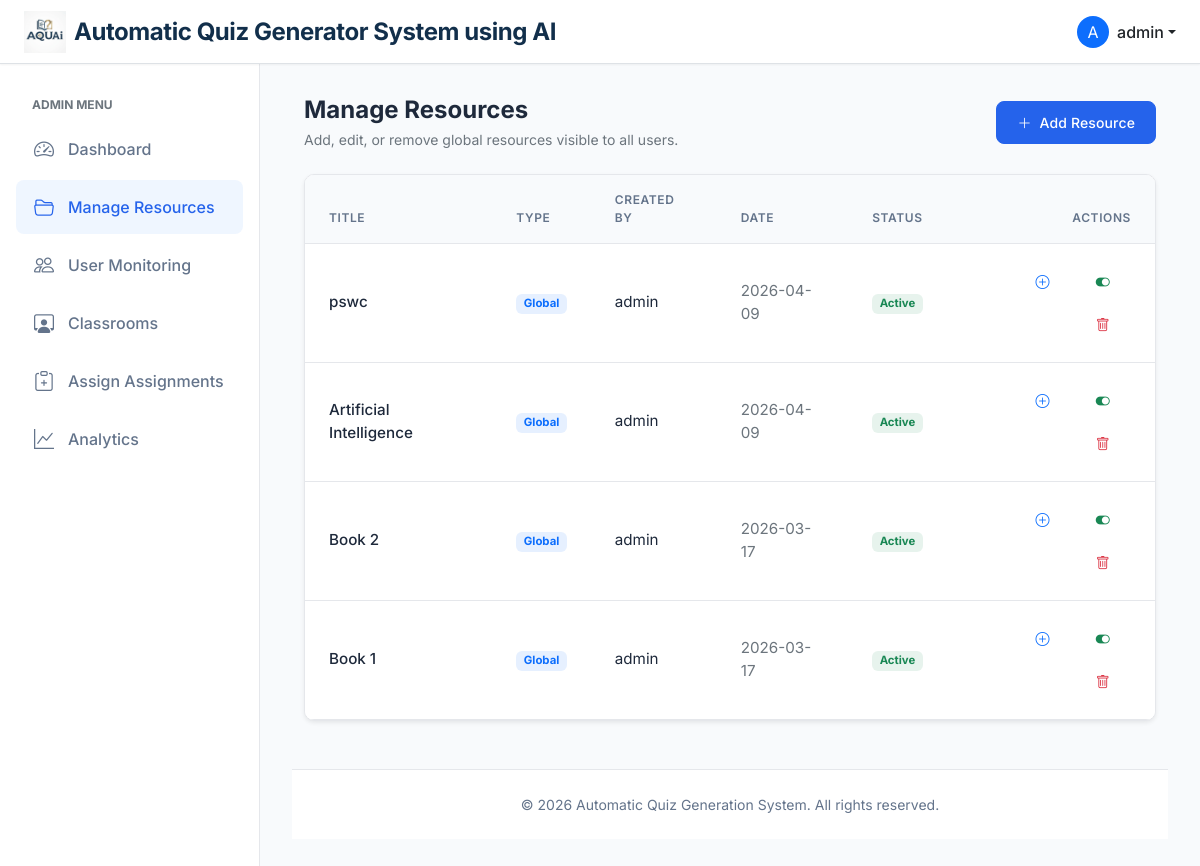
Screenshot of /admin/resources (signed in) with the database file from the repository.
### app/models.py (models this page shows, shortened)
class User(UserMixin, db.Model):
    __tablename__ = "user"
    id = db.Column(db.Integer, primary_key=True)
    username = db.Column(db.String(64), index=True, unique=True)
    email = db.Column(db.String(120), index=True, unique=True)
    password_hash = db.Column(db.String(128))
    role = db.Column(db.String(20), default='user')  # 'admin' or 'user'
    is_flagged = db.Column(db.Boolean, default=False)
    resources = db.relationship('Resource', back_populates='author', cascade="all, delete-orphan")
    quizzes = db.relationship('Quiz', back_populates='user', cascade="all, delete-orphan")
    attempts = db.relationship('QuizAttempt', back_populates='user', cascade="all, delete-orphan")

class Resource(db.Model):
    __tablename__ = "resource"
    id = db.Column(db.Integer, primary_key=True)
    title = db.Column(db.String(100), nullable=False)
    description = db.Column(db.Text)
    content = db.Column(db.Text)
    file_name = db.Column(db.String(255))
    resource_type = db.Column(db.String(20), default='user_upload')
    created_by = db.Column(db.Integer, db.ForeignKey('user.id'))
    created_at = db.Column(db.DateTime, default=db.func.current_timestamp())
    is_active = db.Column(db.Boolean, default=True)
    author = db.relationship('User', back_populates='resources')
    topics = db.relationship('ResourceTopic', back_populates='resource', cascade="all, delete-orphan")
    questions = db.relationship('GeneratedQuestion', back_populates='resource', cascade="all, delete-orphan")
    quizzes = db.relationship('Quiz', back_populates='resource', cascade="all, delete-orphan")

### app/admin/routes.py (the view)
@admin_bp.route('/resources')
@login_required
def resources():
    if current_user.role != 'admin':
        return redirect(url_for('user.dashboard'))
    resources = Resource.query.filter_by(resource_type='admin_default').order_by(Resource.created_at.desc()).all()
    return render_template('admin/resources.html', title='Manage Resources', resources=resources)

### app/models.py (called while the page is built)
@login_manager.user_loader
def load_user(id):
    return User.query.get(int(id))

### app/templates/admin/resources.html (shortened to what this page needs)
{% extends "base.html" %}
{% block content %}
<div class="d-flex justify-content-between align-items-center mb-4">
    <div>
        <h4 class="fw-bold mb-1">Manage Resources</h4>
        <p class="text-secondary small mb-0">Add, edit, or remove global resources visible to all users.</p>
    </div>
    <button class="btn btn-primary btn-sm" data-bs-toggle="modal" data-bs-target="#addResourceModal">
        <i class="bi bi-plus-lg me-1"></i> Add Resource
    </button>
</div>
<div class="card shadow-sm">
    <div class="card-body p-0">
        <div class="table-responsive">
            <table class="table table-hover mb-0">
                <thead class="bg-light">
                    <tr>
                        <th class="ps-4">Title</th>
                        <th>Type</th>
                        <th>Created By</th>
                        <th>Date</th>
                        <th>Status</th>
                        <th class="text-end pe-4">Actions</th>
                    </tr>
                </thead>
                <tbody>
                    {% for resource in resources %}
                    <tr>
                        <td class="ps-4 fw-medium">{{ resource.title }}</td>
                        <td>
                            {% if resource.resource_type == 'admin_default' %}
                            <span class="badge bg-primary bg-opacity-10 text-primary">Global</span>
                            {% else %}
                            <span class="badge bg-secondary bg-opacity-10 text-secondary">User Upload</span>
                            {% endif %}
                        </td>
                        <td>{{ resource.author.username }}</td>
                        <td class="text-secondary small">{{ resource.created_at.strftime('%Y-%m-%d') }}</td>
                        <td>
                            {% if resource.is_active %}
                            <span class="badge bg-success bg-opacity-10 text-success">Active</span>
                            {% else %}
                            <span class="badge bg-danger bg-opacity-10 text-danger">Inactive</span>
                            {% endif %}
                        </td>
                        <td class="text-end pe-4">
                            <button class="btn btn-sm btn-link text-primary" data-bs-toggle="modal" data-bs-target="#assignModal{{ resource.id }}" title="Create Assignment">
                                <i class="bi bi-plus-circle"></i>
                            </button>
                            <form action="{{ url_for('admin.toggle_resource', resource_id=resource.id) }}" method="post"
                                class="d-inline">
                                <button type="submit" class="btn btn-sm btn-link text-secondary" title="Toggle Status">
                                    <i
                                        class="bi bi-toggle-{{ 'on text-success' if resource.is_active else 'off text-secondary' }}"></i>
                                </button>
                            </form>
                            <form action="{{ url_for('admin.delete_resource', resource_id=resource.id) }}" method="post"
                                class="d-inline" onsubmit="return confirm('Are you sure?');">
                                <button type="submit" class="btn btn-sm btn-link text-danger" title="Delete">
                                    <i class="bi bi-trash"></i>
                                </button>
                            </form>
                        </td>
                    </tr>
                    {% else %}
                    <tr>
                        <td colspan="6" class="text-center py-4 text-secondary">No resources found.</td>
                    </tr>
                    {% endfor %}
                </tbody>
            </table>
        </div>
    </div>
</div>
{% endblock %}

### app/templates/base.html (shortened to what this page needs)
<!doctype html>
<html lang="en">
<head>
  <link href="https://cdn.jsdelivr.net/npm/bootstrap@5.3.0/dist/css/bootstrap.min.css" rel="stylesheet">
  <link href="https://cdn.jsdelivr.net/npm/bootstrap-icons@1.10.0/font/bootstrap-icons.css" rel="stylesheet">
  <link href="{{ url_for('static', filename='css/style.css') }}" rel="stylesheet">
</head>
<body>
  <nav class="navbar navbar-expand-lg navbar-light bg-white fixed-top border-bottom">
    <div class="container-fluid px-4">
      <a class="navbar-brand d-flex align-items-center gap-2" href="{{ url_for('index') }}">
        <img src="{{ url_for('static', filename='images/logo.jpeg') }}" alt="AQUAi Logo" class="app-logo">
        <div class="app-title" style="display: flex; flex-direction: column; line-height: 1;">
          <span class="fw-bold fs-4" style="color: #122f4b;">Automatic Quiz Generator System using AI</span>
        </div>
      </a>
      <div class="d-flex align-items-center ms-auto">
        {% if current_user.is_authenticated %}
        <div class="dropdown">
          <a href="#" class="d-flex align-items-center text-decoration-none dropdown-toggle text-dark"
            id="dropdownUser1" data-bs-toggle="dropdown" aria-expanded="false">
            <div class="bg-primary text-white rounded-circle d-flex align-items-center justify-content-center me-2"
              style="width: 32px; height: 32px;">
              {{ current_user.username[0].upper() }}
            </div>
            <span class="d-none d-sm-inline fw-medium">
              {{ current_user.username }}
            </span>
          </a>
        </div>
        {% endif %}
      </div>
    </div>
  </nav>
  <div class="d-flex">
    {% if current_user.is_authenticated %}
    <nav class="sidebar show">
      <div class="py-2">
        {% if current_user.role == 'admin' %}
        <small class="text-uppercase text-secondary fw-bold px-3 mb-2 d-block" style="font-size: 0.75rem;">
          Admin Menu
        </small>
        <a href="{{ url_for('admin.dashboard') }}"
          class="nav-link {{ 'active' if request.endpoint == 'admin.dashboard' else '' }}">
          <i class="bi bi-speedometer2"></i> Dashboard
        </a>
        <a href="{{ url_for('admin.resources') }}"
          class="nav-link {{ 'active' if request.endpoint == 'admin.resources' else '' }}">
          <i class="bi bi-folder2-open"></i> Manage Resources
        </a>
        <a href="{{ url_for('admin.user_monitoring') }}"
          class="nav-link {{ 'active' if request.endpoint == 'admin.user_monitoring' else '' }}">
          <i class="bi bi-people"></i> User Monitoring
        </a>
        <a href="{{ url_for('admin.list_classrooms') }}"
          class="nav-link {{ 'active' if 'classrooms' in (request.endpoint or '') else '' }}">
          <i class="bi bi-person-workspace"></i> Classrooms
        </a>
        <a href="{{ url_for('admin.list_assignments') }}"
          class="nav-link {{ 'active' if 'assignments' in (request.endpoint or '') else '' }}">
          <i class="bi bi-clipboard-plus"></i> Assign Assignments
        </a>
        <a href="{{ url_for('admin.analytics') }}"
          class="nav-link {{ 'active' if request.endpoint == 'admin.analytics' else '' }}">
          <i class="bi bi-graph-up"></i> Analytics
        </a>
        {% endif %}
      </div>
    </nav>
    {% endif %}
    <main class="main-content {{ 'ms-0' if not current_user.is_authenticated else '' }}"
      style="{{ 'margin-left: 0;' if not current_user.is_authenticated else '' }}">
      <div class="{{ 'container' if not current_user.is_authenticated else 'container-fluid' }}">
        {% block content %}{% endblock %}
      </div>
      <footer class="footer mt-5">
        <div class="container">
          <span>&copy; {{ 2026 }} Automatic Quiz Generation System. All rights reserved.</span>
        </div>
      </footer>
    </main>
  </div>
</body>
</html>

### app/static/css/style.css (style rules this page uses)
:root { --primary-color: #2563eb; --primary-hover: #1d4ed8; --secondary-color: #64748b; --background-color: #f8fafc; --sidebar-width: 260px; --text-color: #1e293b; --card-shadow: 0 1px 3px 0 rgb(0 0 0 / 0.1), 0 1px 2px -1px rgb(0 0 0 / 0.1); --card-hover-shadow: 0 10px 15px -3px rgb(0 0 0 / 0.1), 0 4px 6px -4px rgb(0 0 0 / 0.1); --border-color: #e5e7eb; --transition-speed: 0.2s; --border-radius: 10px; }
body { font-family: 'Inter', system-ui, -apple-system, sans-serif; background-color: var(--background-color); color: var(--text-color); min-height: 100vh; display: flex; flex-direction: column; overflow-x: hidden; }
.navbar { box-shadow: 0 1px 2px 0 rgb(0 0 0 / 0.05); z-index: 1030; background-color: white !important; height: 64px; }
.navbar-brand { font-weight: 600; color: var(--primary-color) !important; font-size: 1.1rem; letter-spacing: -0.025em; }
.sidebar { width: var(--sidebar-width); position: fixed; top: 64px; bottom: 0; left: 0; z-index: 100; padding: 1.5rem 1rem; overflow-y: auto; background-color: white; border-right: 1px solid var(--border-color); transition: transform 0.3s ease-in-out; }
.sidebar .nav-link { color: var(--secondary-color); font-weight: 500; padding: 0.75rem 1rem; border-radius: 0.5rem; margin-bottom: 0.25rem; display: flex; align-items: center; gap: 0.75rem; transition: all var(--transition-speed) ease; }
.sidebar .nav-link.active { background-color: #eff6ff; color: var(--primary-color); }
.sidebar i { font-size: 1.25rem; width: 24px; text-align: center; transition: color var(--transition-speed) ease; }
.main-content { margin-left: var(--sidebar-width); padding: 2rem; margin-top: 64px; flex: 1; display: flex; flex-direction: column; min-height: calc(100vh - 64px); }
.card { border: 1px solid var(--border-color); border-radius: var(--border-radius); box-shadow: var(--card-shadow); transition: transform var(--transition-speed) ease, box-shadow var(--transition-speed) ease; background-color: white; overflow: hidden; }
.card-body { padding: 1.5rem; }
.btn { border-radius: 0.5rem; padding: 0.625rem 1.25rem; font-weight: 500; transition: all var(--transition-speed) ease; letter-spacing: 0.01em; }
.btn-primary { background-color: var(--primary-color); border-color: var(--primary-color); }
.table { vertical-align: middle; margin-bottom: 0; }
.table thead th { background-color: #f8fafc; color: var(--secondary-color); font-weight: 600; text-transform: uppercase; font-size: 0.75rem; letter-spacing: 0.05em; border-bottom: 1px solid var(--border-color); padding: 1rem 1.5rem; }
.table tbody td { padding: 1rem 1.5rem; border-bottom: 1px solid var(--border-color); color: var(--text-color); font-size: 0.95rem; }
.footer { margin-top: auto; background-color: white; border-top: 1px solid var(--border-color); padding: 1.5rem 0; text-align: center; color: var(--secondary-color); font-size: 0.875rem; }
.fw-medium { font-weight: 500; }
.app-logo { height: 42px; width: auto; }
.app-title { line-height: 1.1; }
.app-title span { font-size: 18px; }

### rows the page displays
User: username "A", username "admin"
Resource: title "pswc", resource_type "Global", author.username "admin", created_at "2026-04-09", is_active "Active"
Resource: title "Artificial Intelligence", resource_type "Global", author.username "admin", created_at "2026-04-09", is_active "Active"
Resource: title "Book 2", resource_type "Global", author.username "admin", created_at "2026-03-17", is_active "Active"
Resource: title "Book 1", resource_type "Global", author.username "admin", created_at "2026-03-17", is_active "Active"

### other values shown
{{ 2026 }} "2026"
